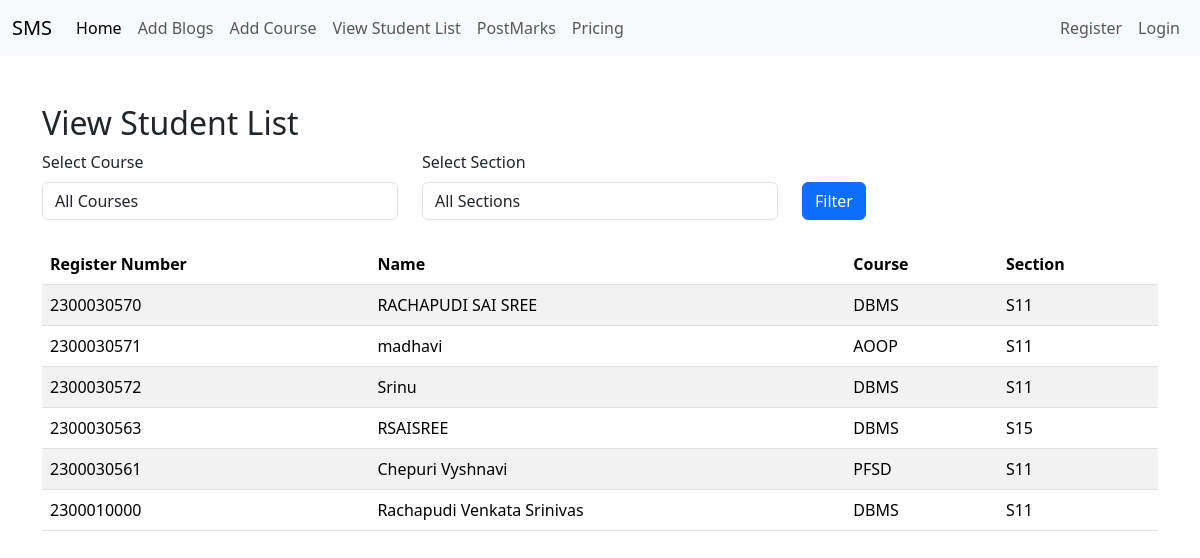
The app's page /facultyapp/view_student_list/ with its own data.
### adminapp/models.py (models this page shows, shortened)
class StudentList(models.Model):
    Register_Number = models.CharField(max_length=20, unique=True)
    Name = models.CharField(max_length=100)
    user = models.OneToOneField(User, on_delete=models.CASCADE, null=True)

### facultyapp/models.py (models this page shows, shortened)
class AddCourse(models.Model):
    COURSE_CHOICES=[
        ('AOOP','Advanced Object Oriented Programming'),
        ('PFSD', 'Python Full Stack Development'),
        ('DBMS','DataBase Management System'),
        ('LAA', 'Linux Automation and Administration'),
    ]
    SECTION_CHOICES=[
        ('S11','Section11'),
        ('S12', 'Section12'),
        ('S13', 'Section13'),
        ('S14', 'Section14'),
        ('S15', 'Section15'),
    ]
    student=models.ForeignKey(StudentList,on_delete=models.CASCADE)
    course=models.CharField(max_length=50,choices=COURSE_CHOICES)
    section=models.CharField(max_length=50,choices=SECTION_CHOICES)

### facultyapp/views.py (the view)
# urls.py: path('view_student_list/',views.view_student_list,name='view_student_list'),
def view_student_list(request):
    course = request.GET.get('course')
    section = request.GET.get('section')
    student_courses = AddCourse.objects.all()
    if course:
        student_courses = student_courses.filter(course=course)
    if section:
        student_courses = student_courses.filter(section=section)
    students = StudentList.objects.filter(id__in=student_courses.values('student_id'))
    course_choices = AddCourse.COURSE_CHOICES
    section_choices = AddCourse.SECTION_CHOICES
    context = {
        'students': students,
        'course_choices': course_choices,
        'section_choices': section_choices,
        'selected_course': course,
        'selected_section': section,
    }
    return render(request, 'facultyapp/view_student_list.html', context)

### templates/facultyapp/view_student_list.html (shortened to what this page needs)
{% extends 'navbar/FacultyNavBar.html' %}
{% load static %}
{% block body %}
    <div class="container mt-5">
        <h2>View Student List</h2>
        <form method="get" class="mb-4">
            <div class="row">
                <div class="col-md-4">
                    <label for="course" class="form-label">Select Course</label>
                    <select name="course" id="course" class="form-control">
                        <option value="">All Courses</option>
                    </select>
                </div>
                <div class="col-md-4">
                    <label for="section" class="form-label">Select Section</label>
                    <select name="section" id="section" class="form-control">
                        <option value="">All Sections</option>
                    </select>
                </div>
                <div class="col-md-4 mt-4">
                    <button type="submit" class="btn btn-primary mt-2">Filter</button>
                </div>
            </div>
        </form>
        <table class="table table-striped">
            <thead>
                <tr>
                    <th>Register Number</th>
                    <th>Name</th>
                    <th>Course</th>
                    <th>Section</th>
                </tr>
            </thead>
            <tbody>
                {% if students %}
                    {% for student in students %}
                        <tr>
                            <td>{{ student.Register_Number }}</td>
                            <td>{{ student.Name }}</td>
                            <td>{{ student.addcourse_set.first.course }}</td>
                            <td>{{ student.addcourse_set.first.section }}</td>
                        </tr>
                    {% endfor %}
                {% else %}
                    <tr>
                        <td colspan="4" class="text-center">No students found.</td>
                    </tr>
                {% endif %}
            </tbody>
        </table>
    </div>
{% endblock %}

### records on screen
StudentList: Register_Number "2300030570", Name "RACHAPUDI SAI SREE", addcourse_set.first.course "DBMS", addcourse_set.first.section "S11"
StudentList: Register_Number "2300030571", Name "madhavi", addcourse_set.first.course "AOOP", addcourse_set.first.section "S11"
StudentList: Register_Number "2300030572", Name "Srinu", addcourse_set.first.course "DBMS", addcourse_set.first.section "S11"
StudentList: Register_Number "2300030563", Name "RSAISREE", addcourse_set.first.course "DBMS", addcourse_set.first.section "S15"
StudentList: Register_Number "2300030561", Name "Chepuri Vyshnavi", addcourse_set.first.course "PFSD", addcourse_set.first.section "S11"
StudentList: Register_Number "2300010000", Name "Rachapudi Venkata Srinivas", addcourse_set.first.course "DBMS", addcourse_set.first.section "S11"
